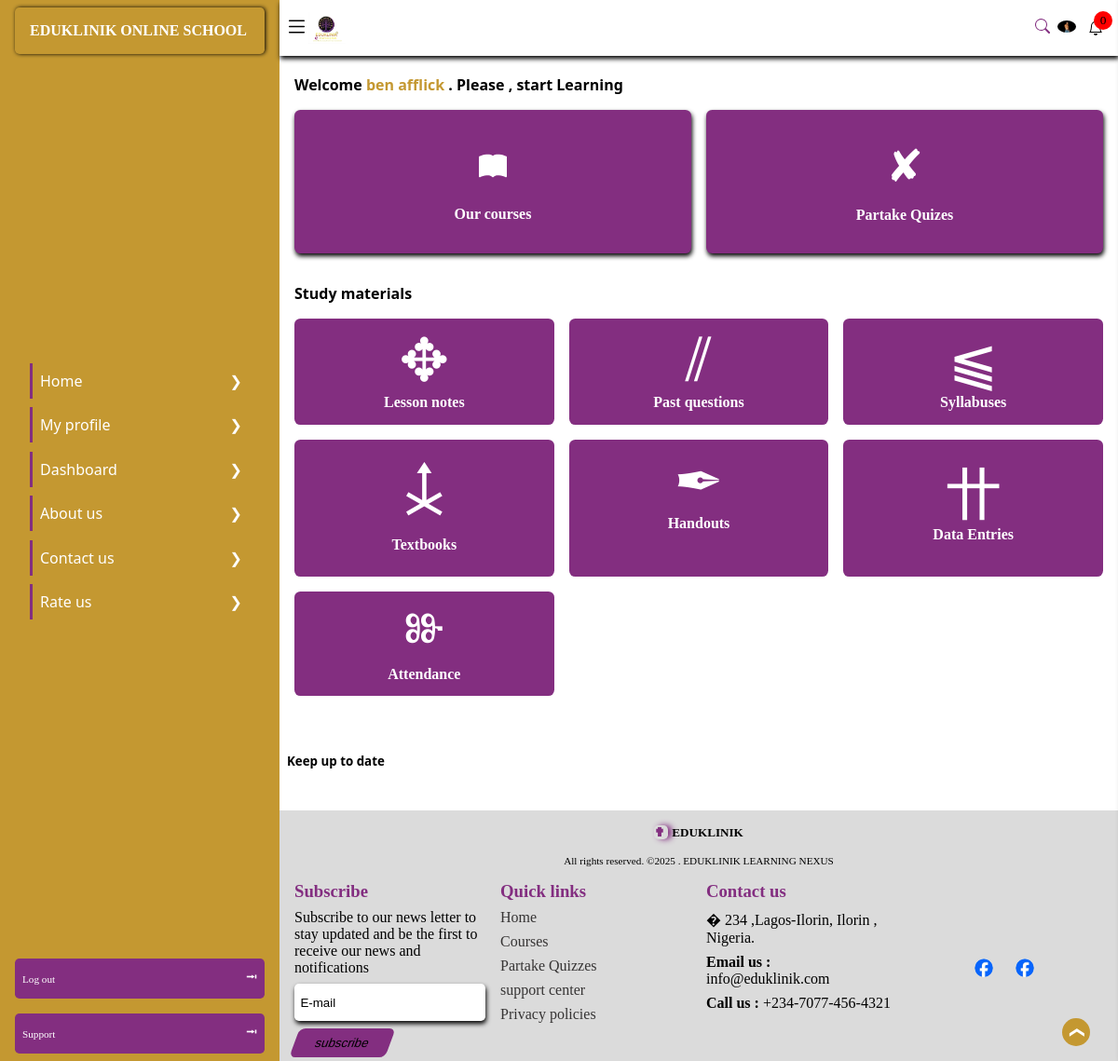
Before: /online_school/ (signed in) with the older database file.
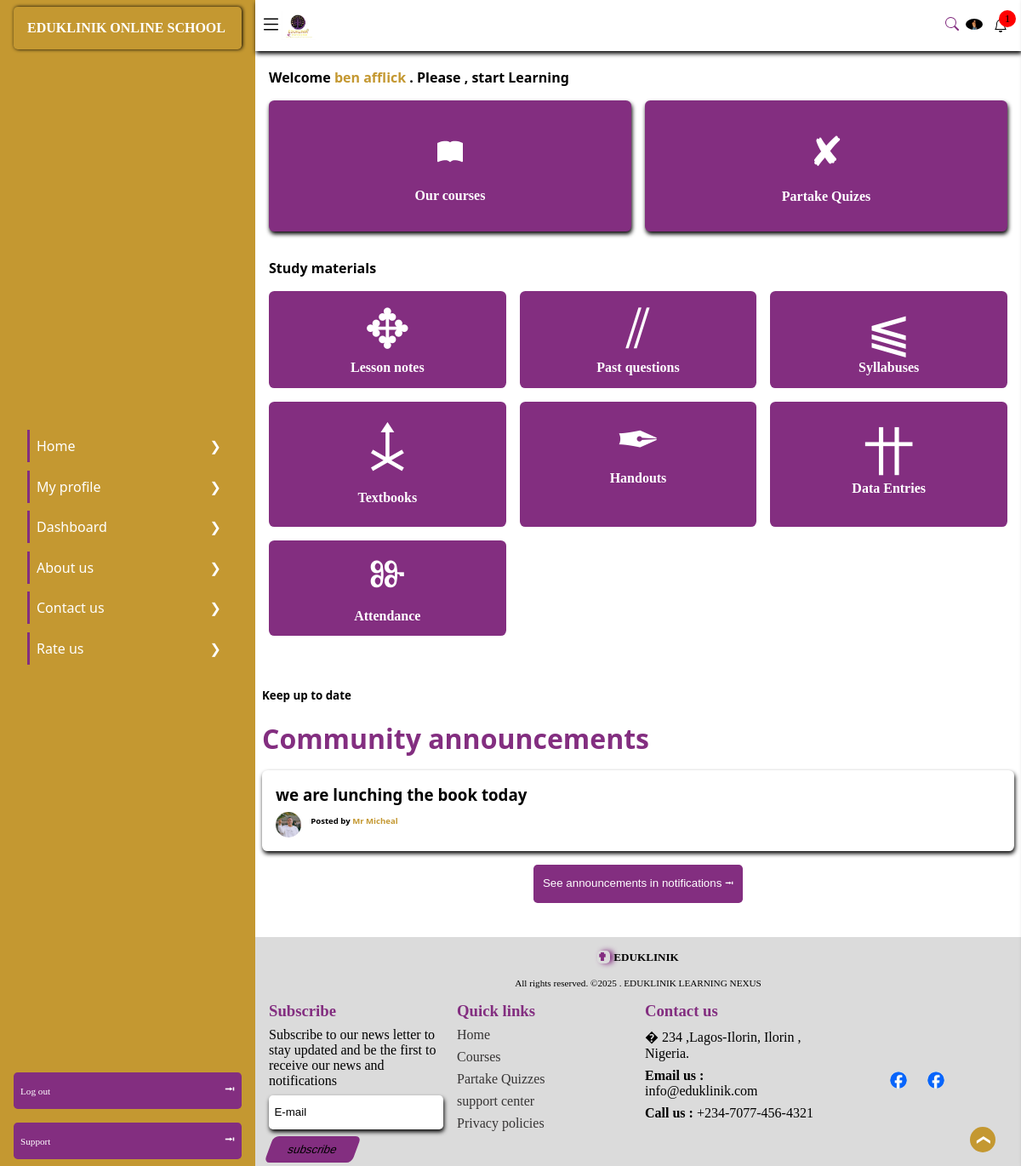
After: the same page with the newer database file.
### eduklinikapp/models.py (models this page shows, shortened)
class c_notification(models.Model):
    the_staff = models.ForeignKey('staff', on_delete=models.CASCADE)
    msg = models.TextField('not message', null=True, max_length=200)
    is_new = models.BooleanField('if not is new', default=True)
    add_date = models.DateTimeField('date added', default=timezone.now)
    linked_to = models.URLField('place or page where the notification will direct to', null=True, blank=True )
    class Meta:
        ordering = ['-add_date']

class staff(models.Model):
    staff_typ = [
        ('Admin', 'Admin'),
        ('Teacher', 'Teacher'),
        ('Tutor', 'Tutor'),
        ('Contributor', 'Contributor'),
        ('Developer', 'Developer'),
    ]
    staff_holder = models.ForeignKey('profile', on_delete=models.CASCADE)
    name = models.CharField('staff name', null=False, blank=False, max_length=200)
    staff_token = models.CharField('staff token', null=True, blank=True, max_length=200, unique=True)
    is_assined = models.BooleanField('if user is assignrd to a studen', default=False)
    staff_type = models.CharField('the staff type', null=False, blank=False, max_length=200, choices=staff_typ, default='Teachers')
    staff_whatsapp = models.URLField('staff whatsapp link', null=False, blank=True)
    staff_facebook = models.URLField('staff facebook link', null=False, blank=True)
    staff_telegram = models.URLField('staff telegram link', null=False, blank=True)

class profile(models.Model):
    acc_type = [
        ('Student','Student'),
        ('Admin','Admin'),
        ('staff', 'Staff'),
        ('Parent', 'Parent'),
    ]
    user = models.OneToOneField(User, verbose_name='user', on_delete= models.CASCADE)
    is_disabled = models.BooleanField('if this account is disabled', default=False)
    country = models.CharField('user country', null=False, blank=False, max_length=1000)
    Verified = models.BooleanField('if the user is verified', default=False)
    user_token = models.CharField('user token', null=True, blank=True, max_length=200, unique=True)
    phone_number = models.CharField('user mobile number', null=False, blank=False, max_length=50)
    is_edit = models.BooleanField('if the user have edited ', default=False)
    account_type = models.CharField('the account type', null=True, blank=False, max_length=200, choices=acc_type, default='General')
    not_count =  models.BigIntegerField('user notification  count', default=0)
    date_joined = models.DateTimeField('the date time account was created', default=timezone.now)
    ip_adress = models.GenericIPAddressField('user ip adress', null=True, blank=True)
    reset_code = models.CharField('user one time reset code', null=True, blank=True, max_length=100)
    c_code = models.CharField('user country code', null=True, blank=True, max_length=11)
    refer_code = models.CharField('user referial code', null=True, blank=True, unique=True, max_length=100)
    browser = models.CharField('user access browser', null=True, blank=True, max_length=100)
    qr_code = models.ImageField('user qrcode', null=True, blank=True, upload_to='qrcodes')
    cos_count = models.BigIntegerField('course count', default=0)
    quz_count = models.BigIntegerField('quiz counr', default=0)
    profile_pics = models.ForeignKey('pro_image', on_delete=models.CASCADE, null=True, blank=True)
    age = models.IntegerField('user age ', default=0)

class pro_image(models.Model):
    image = models.ImageField('user image', null=False, blank=False, upload_to='profile pics')
    is_edit = models.BooleanField('is edited', default=False)

### eduklinikapp/views.py (the view)
# urls.py: path('online_school/', views.online_school, name='online school page'),
def online_school(request):
    if request.user.is_authenticated:
        user = request.user
        current_user = models.profile.objects.filter(user=user).first()
        c_ann = models.c_notification.objects.order_by('-add_date')[:3]
        cann_count = models.c_notification.objects.all().count()
        context = {
            'user': current_user,
            'anounce': c_ann,
            'cnt': cann_count,
        }
        return render(request, 'online_school.html', context=context)
    else:
        return redirect('/user/login')

### template/online_school.html (shortened to what the changed rows need)
{% extends 'base.html' %}
{% load static %}
{% block metadata %}
<link rel="stylesheet" href="{% static 'eduklinikapp/styles/online_school.css' %}">
<link rel="stylesheet" href="{% static 'eduklinikapp/styles/responsive.css' %}">
<link rel="stylesheet" href="{% static 'eduklinikapp/styles/base.css' %}">
{% endblock %}
{% block content %}
    <aside id="aside">
        <header class="aside_header">
            <h1>
                EDUKLINIK ONLINE SCHOOL
            </h1>
        </header>
    </aside>
    <main id="top">
        <section class="main-header">
            <div class="main_header_end">
                <div class="notifications" onclick="window.location.href='/notification/';">
                    {% if cnt >= 0 %}
                    <small id="notifications_numbers">
                        {{cnt}}
                    </small>
                    {% endif %}
                </div>
            </div>
        </section>
        <section class="main-body">
            <div class="learn">
                <h1 style="color: #000;">
                    <span>Welcome <b style="color: var(--text-color2);">{{user.user.first_name}}</b></span> . Please , start Learning
                </h1>
            </div>
            <div class="materials">
                <h1 style="color: #000;">
                    Study materials
                </h1>
            </div>
            <div class="announcements">
                <p>
                    <small style="color: #000;">
                    </small>
                    <span>
                    </span>
                </p>
                {% if anounce %}
                <h1>
                    Community announcements
                </h1>
                <div class="announcements_content">
                    {% for i in anounce %}
                    <div class="anouncements_1" onclick="window.location.href='/notification/';">
                        <h3 style="color: #000;">
                            {{i.msg}}
                        </h3>
                        <div class="announcement_poster">
                            <img {% if i.the_staff.staff_holder %} src="{{i.the_staff.staff_holder.profile_pics.image.url}}" {% else %} src="eduklinikapp/images/nouser.png" {% endif %} alt="" height="auto"
                                style="border-radius: 50%;"class="poster_image" >
                            <div class="announcemet_poster_info">
                                <p style="color: #000;">
                                    Posted by <span id="uploader" style="color: var(--text-color2); font-weight:600;">{{i.the_staff.name}}</span>
                                </p>
                                <p>
                                </p>
                            </div>
                        </div>
                    </div>
                    {% endfor %}
                    <button class="announcement_direct">
                        See announcements in notifications &#11122;
                    </button>
                </div>
                {% endif %}
            </div>
        </section>
        <section class="online_footer">
            <div class="online_footer_header">
                <h1>
                    <span
                        style="box-shadow: 4px 0px 6px var(--main-color);color: var(--main-color); margin-right: .3rem; border-radius: .3rem;">
                        &#10015;
                    </span>
                    EDUKLINIK
                </h1>
            </div>
            <div class="footer_nav">
                <ul class="contact">
                    <h1>
                        Contact us
                    </h1>
                </ul>
                <ul class="links_ref">
                    <h1>Quick links</h1>
                </ul>
                <ul class="subscribe_news">
                    <h1>Subscribe</h1>
                </ul>
            </div>
        </section>
    </main>
    <br>
    <br>
    {% endblock %}

Changed rows visible on the page:
added c_notification: msg "we are lunching the book today", the_staff.staff_holder.profile_pics.image (picture), the_staff.name "Mr Micheal"
Other visible differences:
{{ cnt }}: "0" → "1"
text now shown: "Community announcements See announcements in notifications ⭲"
